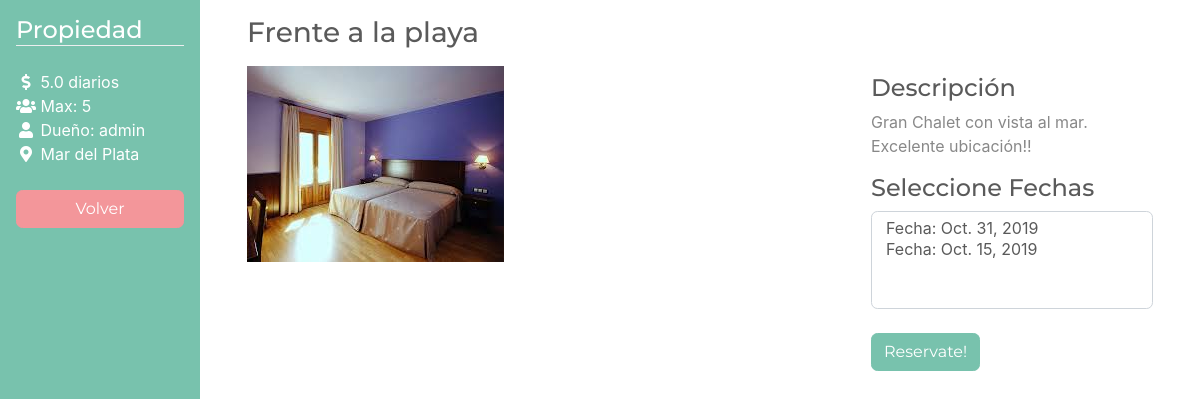
The app's page /1/, older data.
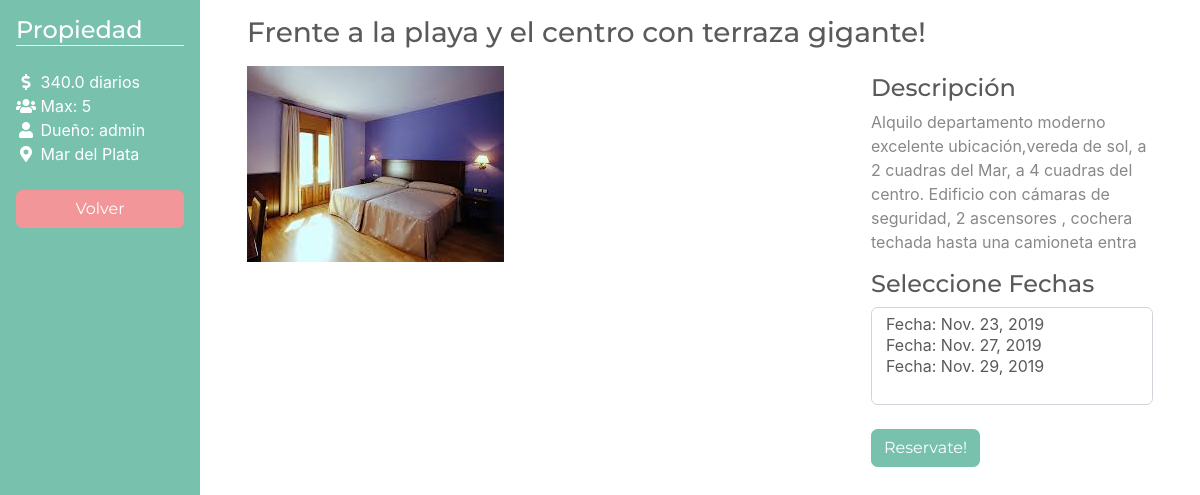
The same page, newer data.
### reservas/models.py (models this page shows, shortened)
class Propiedad (models.Model):
    ciudad = models.ForeignKey(Ciudad, on_delete=models.CASCADE)
    imagen = models.ImageField(upload_to='images', default = 'images/bg.jpg')
    titulo = models.CharField(max_length=100)
    descripcion = models.CharField(max_length=200)
    precio_diario = models.FloatField(null=False, default=0.00)
    max_pax = models.IntegerField(null=False)
    dueño = models.ForeignKey(User, null=False, blank=False, on_delete=models.DO_NOTHING)
    class Meta :
        verbose_name_plural = "Propiedades"

class Ciudad (models.Model):
    nombre = models.CharField(max_length=50)
    class Meta :
        verbose_name_plural = "Ciudades"

### reservas/views.py (the view)
# urls.py: path('<int:propiedad_id>/', views.propiedad, name='propiedad'),
def propiedad(request, propiedad_id):
    diasReservacion = Fecha_Alquiler.objects.filter(propiedad= propiedad_id, reserva__isnull=True).all()
    propiedad = get_object_or_404(Propiedad, pk=propiedad_id)
    context = { 'propiedad': propiedad,
                'diasReservacion': diasReservacion,}
    return render(request, 'reservas/propiedad.html', context)

### reservas/templates/reservas/propiedad.html (shortened to what this page needs)
{% extends "head.html" %}
{% block content %}
<div class="container-fluid">
    <div class="row">
        <div class="col-2 sidebar bg-primary">
            <h4 class="text-white border-bottom">Propiedad</h4>
            <ul class="list-unstyled text-white my-4">
                <li><i class="fas fa-fw fa-dollar-sign"></i> {{ propiedad.precio_diario }} diarios</li>
                <li><i class="fas fa-fw fa-users"></i> Max: {{ propiedad.max_pax }}</li>
                <li><i class="fas fa-fw fa-user"></i> Dueño: {{ propiedad.dueño }}</li>
                <li><i class="fas fa-fw fa-map-marker-alt"></i> {{ propiedad.ciudad.nombre }}</li>
            </ul>
            <form id="form" action="{% url 'filtradas' %}" method="POST">
                <button type="submit" class="btn btn-block btn-secondary">Volver</a>
            </form>
        </div>
        <div class="col-10 main-content">
            <div class="properties-wrapper">
                <h3 class="mb-3">{{ propiedad.titulo }}</h3>
                <div class="row">
                    <div class="col-md-8">
                        <div class="img-container">
                            <img class="img-fluid" src="{{ propiedad.imagen.url }}" alt="{{ propiedad.titulo }}">
                        </div>
                    </div>
                    <div class="col-md-4">
                        <h4 class="mt-2">Descripción</h4>
                        <p>{{ propiedad.descripcion }}</p>
                        {% if diasReservacion|length >= 1 %}
                        <form id="form-reserva" action="{% url 'reserva' propiedad.id %}" method="POST">
                            <h4>Seleccione Fechas</h4>
                            <select class="form-control" name="reservation_dates" id="reservation_dates" multiple="multiple">
                                {% for diaReservacion in diasReservacion %}
                                    <option value="{{ diaReservacion.id }}">Fecha: {{diaReservacion.fecha_alq}} </option>
                                {% endfor %}
                            </select>
                            <button type="submit" class="btn btn-primary mt-4">Reservate!</button>
                        </form>
                        {% else %}
                        <div class="alert alert-danger" role="alert">
                            No hay fechas para reservar!
                        </div>
                        {% endif %}
                    </div>
                </div>
            </div>
        </div>
    </div>
</div>
{% endblock %}

Row changes from the older to the newer data that the page shows:
changed Propiedad "admin": precio_diario "5.0" → "340.0"; titulo "Frente a la playa" → "Frente a la playa y el centro con terraza gigante!"; descripcion "Gran Chalet con vista al mar. Excelente ubicación!!" → "Alquilo departamento moderno excelente ubicación,vereda de sol, a 2 cuadras del Mar, a 4 cuadras del centro. Edificio con cámaras de seguridad, 2 ascensores , cochera techada hasta una camioneta entra"
Text that changed along with them:
form field reservation_dates: "Fecha: Oct. 31, 2019 / Fecha: Oct. 15, 2019" → "Fecha: Nov. 23, 2019 / Fecha: Nov. 27, 2019 / Fecha: Nov. 29, 2019"
